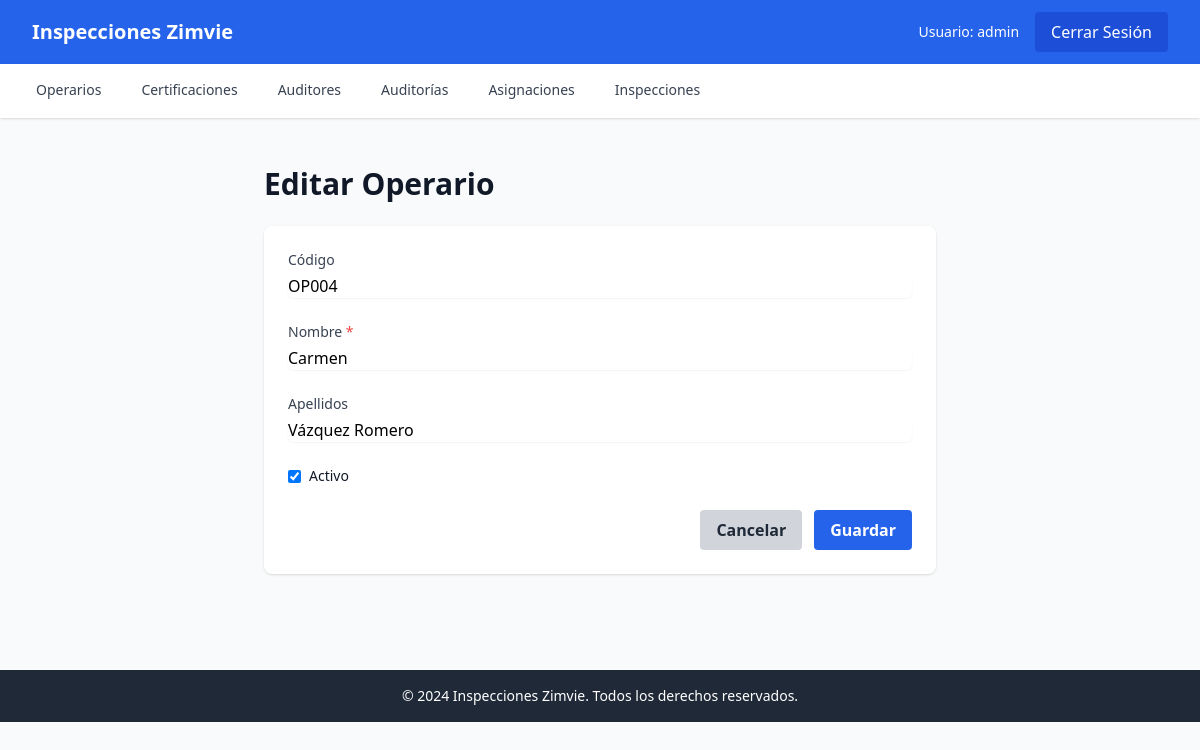
The app's page /operarios/9/editar/ (signed in) with its own data.
### apps/operarios/models.py (models this page shows, shortened)
class Operario(models.Model):
    codigo = models.CharField(max_length=50, blank=True, null=True, verbose_name="Código")
    nombre = models.CharField(max_length=100, verbose_name="Nombre")
    apellidos = models.CharField(max_length=100, blank=True, null=True, verbose_name="Apellidos")
    activo = models.BooleanField(default=True, verbose_name="Activo")
    fecha_creacion = models.DateTimeField(default=timezone.now, verbose_name="Fecha de creación")
    usuario_creacion = models.ForeignKey(
        User,
        on_delete=models.RESTRICT,
        related_name='operarios_creados',
        null=True,
        blank=True,
        verbose_name="Usuario creación"
    )
    fecha_actualizacion = models.DateTimeField(auto_now=True, verbose_name="Fecha de actualización")
    usuario_actualizacion = models.ForeignKey(
        User,
        on_delete=models.RESTRICT,
        related_name='operarios_actualizados',
        null=True,
        blank=True,
        verbose_name="Usuario actualización"
    )
    class Meta:
        verbose_name = "Operario"
        verbose_name_plural = "Operarios"
        ordering = ['nombre', 'apellidos']

### apps/operarios/views.py (the view)
# urls.py: path('<int:pk>/editar/', views.editar_operario, name='editar'),
@login_required
def editar_operario(request, pk):
    operario = get_object_or_404(Operario, pk=pk)
    if request.method == 'POST':
        form = OperarioForm(request.POST, instance=operario)
        if form.is_valid():
            operario = form.save(commit=False)
            operario.usuario_actualizacion = request.user
            operario.save()
            messages.success(request, 'Operario actualizado correctamente')
            return redirect('operarios:lista')
    else:
        form = OperarioForm(instance=operario)
    return render(request, 'operarios/form.html', {'form': form, 'titulo': 'Editar Operario', 'operario': operario})

### apps/operarios/forms.py
class OperarioForm(forms.ModelForm):
    class Meta:
        model = Operario
        fields = ['codigo', 'nombre', 'apellidos', 'activo']
        widgets = {
            'codigo': forms.TextInput(attrs={'class': 'mt-1 block w-full rounded-md border-gray-300 shadow-sm focus:border-blue-500 focus:ring-blue-500'}),
            'nombre': forms.TextInput(attrs={'class': 'mt-1 block w-full rounded-md border-gray-300 shadow-sm focus:border-blue-500 focus:ring-blue-500'}),
            'apellidos': forms.TextInput(attrs={'class': 'mt-1 block w-full rounded-md border-gray-300 shadow-sm focus:border-blue-500 focus:ring-blue-500'}),
            'activo': forms.CheckboxInput(attrs={'class': 'rounded border-gray-300 text-blue-600 focus:ring-blue-500'}),
        }
        labels = {
            'codigo': 'Código',
            'nombre': 'Nombre',
            'apellidos': 'Apellidos',
            'activo': 'Activo',
        }

### templates/operarios/form.html (shortened to what this page needs)
{% extends 'base.html' %}
{% block content %}
<div class="py-6">
    <div class="max-w-2xl mx-auto">
        <h1 class="text-3xl font-bold text-gray-900 mb-6">{{ titulo }}</h1>
        <div class="bg-white shadow rounded-lg p-6">
            <form method="post">
                <div class="space-y-6">
                    <div>
                        <label for="{{ form.codigo.id_for_label }}" class="block text-sm font-medium text-gray-700">
                            {{ form.codigo.label }}
                        </label>
                        {{ form.codigo }}
                    </div>
                    <div>
                        <label for="{{ form.nombre.id_for_label }}" class="block text-sm font-medium text-gray-700">
                            {{ form.nombre.label }} <span class="text-red-500">*</span>
                        </label>
                        {{ form.nombre }}
                    </div>
                    <div>
                        <label for="{{ form.apellidos.id_for_label }}" class="block text-sm font-medium text-gray-700">
                            {{ form.apellidos.label }}
                        </label>
                        {{ form.apellidos }}
                    </div>
                    <div class="flex items-center">
                        {{ form.activo }}
                        <label for="{{ form.activo.id_for_label }}" class="ml-2 block text-sm text-gray-900">
                            {{ form.activo.label }}
                        </label>
                    </div>
                </div>
                <div class="mt-6 flex justify-end space-x-3">
                    <a href="{% url 'operarios:lista' %}" class="bg-gray-300 hover:bg-gray-400 text-gray-800 font-bold py-2 px-4 rounded">
                        Cancelar
                    </a>
                    <button type="submit" class="bg-blue-600 hover:bg-blue-700 text-white font-bold py-2 px-4 rounded">
                        Guardar
                    </button>
                </div>
            </form>
        </div>
    </div>
</div>
{% endblock %}

### templates/base.html (shortened to what this page needs)
<!DOCTYPE html>
<html lang="es">
<head>
    <script src="https://cdn.tailwindcss.com"></script>
</head>
<body class="bg-gray-50">
    <nav class="bg-blue-600 text-white shadow-lg">
        <div class="max-w-7xl mx-auto px-4 sm:px-6 lg:px-8">
            <div class="flex justify-between h-16">
                <div class="flex items-center">
                    <a href="{% url 'home' %}" class="text-xl font-bold">Inspecciones Zimvie</a>
                </div>
                <div class="flex items-center space-x-4">
                    {% if user.is_authenticated %}
                        <span class="text-sm">Usuario: {{ user.username }}</span>
                        <a href="{% url 'usuarios:logout' %}" class="bg-blue-700 hover:bg-blue-800 px-4 py-2 rounded transition">Cerrar Sesión</a>
                    {% else %}
                        <a href="{% url 'usuarios:login' %}" class="bg-blue-700 hover:bg-blue-800 px-4 py-2 rounded transition">Iniciar Sesión</a>
                    {% endif %}
                </div>
            </div>
        </div>
    </nav>
    {% if user.is_authenticated %}
    <div class="bg-white shadow">
        <div class="max-w-7xl mx-auto px-4 sm:px-6 lg:px-8">
            <div class="flex space-x-8">
                <a href="{% url 'operarios:lista' %}" class="border-b-2 border-transparent hover:border-blue-600 py-4 px-1 text-sm font-medium text-gray-700 hover:text-blue-600">Operarios</a>
                <a href="{% url 'certificaciones:lista' %}" class="border-b-2 border-transparent hover:border-blue-600 py-4 px-1 text-sm font-medium text-gray-700 hover:text-blue-600">Certificaciones</a>
                <a href="{% url 'auditores:lista' %}" class="border-b-2 border-transparent hover:border-blue-600 py-4 px-1 text-sm font-medium text-gray-700 hover:text-blue-600">Auditores</a>
                <a href="{% url 'auditorias:lista' %}" class="border-b-2 border-transparent hover:border-blue-600 py-4 px-1 text-sm font-medium text-gray-700 hover:text-blue-600">Auditorías</a>
                <a href="{% url 'asignaciones:lista' %}" class="border-b-2 border-transparent hover:border-blue-600 py-4 px-1 text-sm font-medium text-gray-700 hover:text-blue-600">Asignaciones</a>
                <a href="{% url 'inspecciones:lista' %}" class="border-b-2 border-transparent hover:border-blue-600 py-4 px-1 text-sm font-medium text-gray-700 hover:text-blue-600">Inspecciones</a>
            </div>
        </div>
    </div>
    {% endif %}
    <main class="max-w-7xl mx-auto py-6 sm:px-6 lg:px-8">
        {% block content %}
        {% endblock %}
    </main>
    <footer class="bg-gray-800 text-white mt-12">
        <div class="max-w-7xl mx-auto py-4 px-4 sm:px-6 lg:px-8 text-center text-sm">
            <p>&copy; 2024 Inspecciones Zimvie. Todos los derechos reservados.</p>
        </div>
    </footer>
</body>
</html>

### records on screen
Operario: codigo "OP004", nombre "Carmen", apellidos "Vázquez Romero", activo "☑"

### other values on screen
{{ user.username }} "admin"
{{ titulo }} "Editar Operario"
